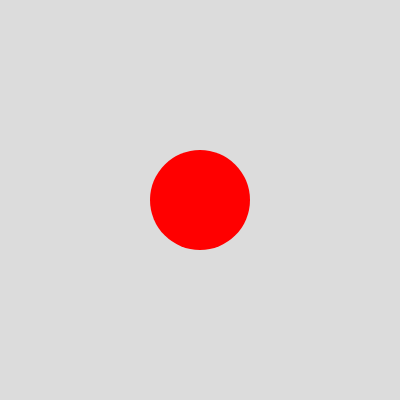
Frame 1 (no input)
Frame 60 (no input): identical to frame 1, image omitted
Frame 120 (the mouse pressed at the canvas centre since frame 60): identical to frame 1, image omitted

The p5.js sketch that drew this single still picture (run headless with seeded random() and noise() and a simulated clock; from frame 60 on, the mouse is pressed at the canvas centre):

// p5.js sketch
// ── sketch.js
//create a red circle of 100px in the middle of the canvas
//create a "body" for the circle, create  square under the circle and maybe make the canvas bigger if neeed be
// bethany is cool
function setup() {
  createCanvas(400, 400);
}

function draw() {
  background(220);

  noStroke();
  fill("red");
  circle(width / 2, height / 2, 100);
}
